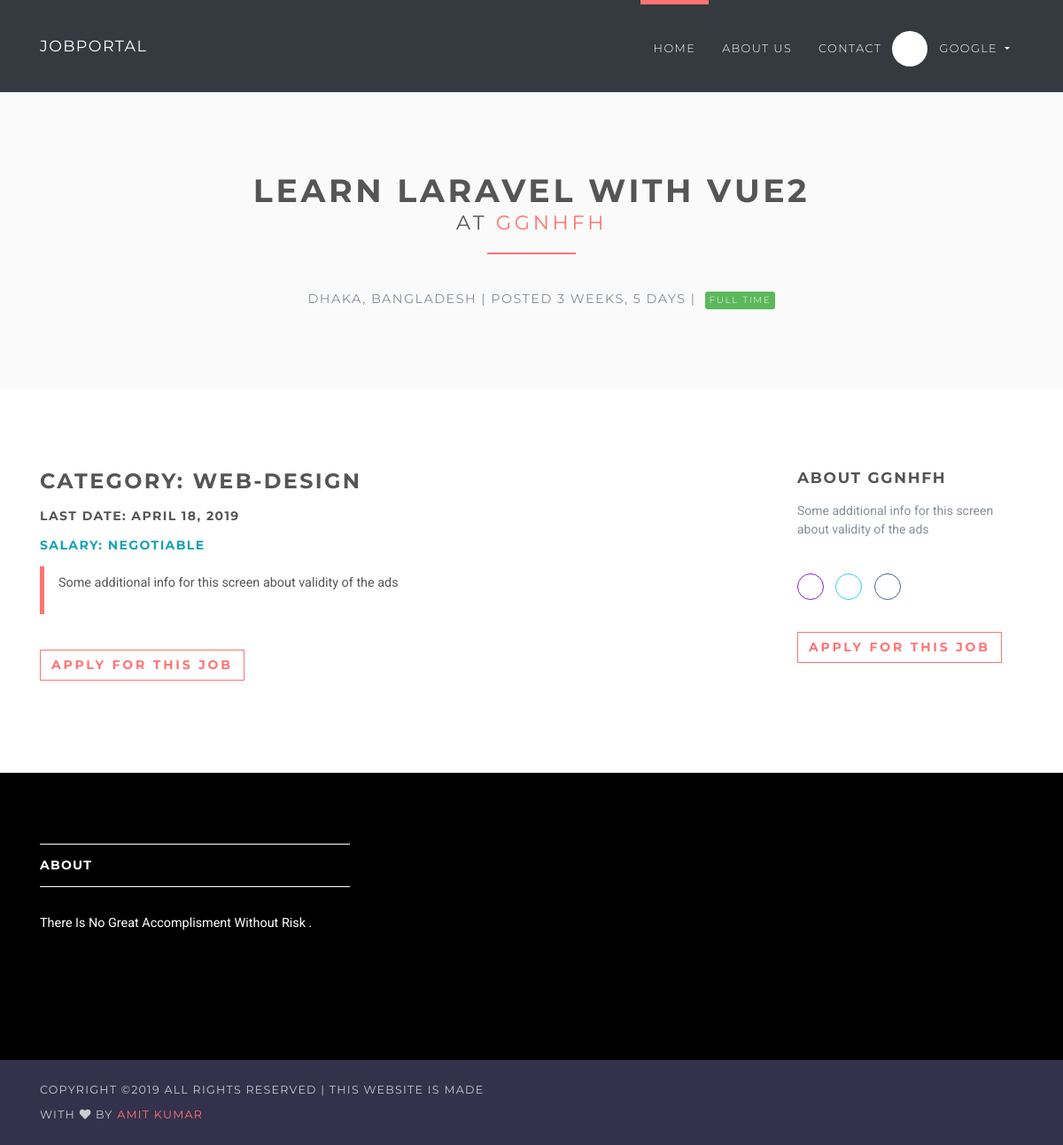
Screenshot of /jobs/1 (signed in) with the database file from the repository.
### accounts/models.py (models this page shows, shortened)
class User(AbstractUser):
    username = None
    role = models.CharField(max_length=12, error_messages={
        'required': "Role must be provided"
    })
    contact_no = models.IntegerField(blank=True)
    gender = models.CharField(max_length=10, blank=True, null=True, default="")
    email = models.EmailField(unique=True, blank=False,
                              error_messages={
                                  'unique': "A user with that email already exists.",
                              })
    USERNAME_FIELD = "email"
    REQUIRED_FIELDS = []
    objects = UserManager()

### jobsapp/models.py (models this page shows, shortened)
class Job(models.Model):
    user = models.ForeignKey(User, on_delete=models.CASCADE)
    title = models.CharField(max_length=300)
    description = models.TextField()
    location = models.CharField(max_length=150)
    type = models.CharField(choices=JOB_TYPE, max_length=10)
    category = models.CharField(max_length=100)
    last_date = models.DateTimeField()
    company_name = models.CharField(max_length=100)
    company_description = models.CharField(max_length=300)
    website = models.CharField(max_length=100, default="")
    created_at = models.DateTimeField(default=timezone.now)
    filled = models.BooleanField(default=False)

### jobsapp/views/home.py (the view)
# urls.py: path('jobs/<int:id>', JobDetailsView.as_view(), name='jobs-detail'),
class JobDetailsView(DetailView):
    model = Job
    template_name = 'jobs/details.html'
    context_object_name = 'job'
    pk_url_kwarg = 'id'
    def get_object(self, queryset=None):
        obj = super(JobDetailsView, self).get_object(queryset=queryset)
        if obj is None:
            raise Http404("Job doesn't exists")
        return obj
    def get(self, request, *args, **kwargs):
        try:
            self.object = self.get_object()
        except Http404:
            raise Http404("Job doesn't exists")
        context = self.get_context_data(object=self.object)
        return self.render_to_response(context)

### jobsapp/templatetags/is_already_applied.py (called while the page is built)
@register.simple_tag(name='is_already_applied')
def is_already_applied(job, user):
    applied = Applicant.objects.filter(job=job, user=user)
    if applied:
        return True
    else:
        return False

### templates/jobs/details.html (shortened to what this page needs)
{% extends 'base.html' %}
{% load static %}
{% load is_already_applied %}
{% block content %}
    <section class="bg-light-gray">
        <div class="container">
            <h1 class="heading">{{ job.title }}<br>
                <small>at <a href="#"> {{ job.company_name }}</a></small>
            </h1>
            <div class="job-detail-description"><i class="fa fa-map-marker job__location"> </i>
                {{ job.location }} | Posted {{ job.created_at|timesince }} |
                {% if job.type == '1' %}
                    <span class="badge featured-badge badge-success">Full time</span>
                {% elif job.type == '2' %}
                    <span class="badge featured-badge badge-primary">Part time</span>
                {% else %}
                    <span style="color: #ffffff;" class="badge featured-badge badge-warning">Internship</span>
                {% endif %}
            </div>
        </div>
    </section>
    <section>
        <div class="container">
            <div class="row">
                <div class="col-lg-8">
                    <h3>Category: {{ job.category }}</h3>
                    <h5>Last date: {{ job.last_date|date }}</h5>
                    <h5 class="text-info">Salary: Negotiable</h5>
                    <blockquote class="blockquote">
                        <p>{{ job.description }}</p>
                    </blockquote>
                    <div class="job-detail__apply-bottom">
                        {% if request.user.is_authenticated %}
                            {% is_already_applied job request.user as is_applied %}
                            {% if is_applied %}
                                <input type="button" class="btn btn-outline-white-primary" value="Already applied"/>
                            {% else %}
                                <form action="{% url 'jobs:apply-job' job.id %}" method="post">
                                    <input type="submit" class="btn btn-outline-white-primary"
                                           value="Apply for this job"/>
                                </form>
                            {% endif %}
                        {% endif %}
                    </div>
                </div>
                <div class="col-lg-1"></div>
                <div class="col-lg-3">
                    <h4>About {{ job.company_name }}</h4>
                    <p class="job-detail__company-description">{{ job.company_description }}</p>
                    <p class="job-detail__social social social--outline">
                        <a href="{{ job.website }}" data-toggle="tooltip" data-placement="top" title="Website"
                           class="link">
                            <i class="fa fa-link"></i>
                        </a>
                        <a href="#" data-toggle="tooltip" data-placement="top" title="Twitter" class="twitter">
                            <i class="fa fa-twitter"></i>
                        </a>
                        <a href="#" data-toggle="tooltip" data-placement="top" title="Facebook" class="facebook">
                            <i class="fa fa-facebook"></i>
                        </a>
                    </p>
                    <div class="job-detail__apply-top">
                        {% if is_applied %}
                            <input type="button" class="btn btn-outline-white-primary" value="Already applied"/>
                        {% else %}
                            <form action="{% url 'jobs:apply-job' job.id %}" method="post">
                                <input type="submit" class="btn btn-outline-white-primary" value="Apply for this job"/>
                            </form>
                        {% endif %}
                    </div>
                </div>
            </div>
        </div>
    </section>
{% endblock %}

### templates/base.html (shortened to what this page needs)
{% load static %}
<html>
<head>
    <link rel="stylesheet" href="https://use.fontawesome.com/releases/v5.8.1/css/all.css">
    <link rel="stylesheet"
          href="{% static 'vendor/bootstrap/css/bootstrap.min.css' %}">
    <link rel="stylesheet"
          href="{% static 'vendor/font-awesome/css/font-awesome.min.css' %}">
    <link rel="stylesheet"
          href="{% static 'vendor/owl.carousel/assets/owl.carousel.css' %}">
    <link rel="stylesheet"
          href="{% static 'vendor/owl.carousel/assets/owl.theme.default.css' %}">
    <link rel="stylesheet" href="{% static 'css/style.default.css' %}"
          id="theme-stylesheet">
    <link rel="stylesheet" href="{% static 'css/custom.css' %}">
</head>
<body>
<header class="header">
     <nav class="navbar navbar-expand-lg navbar-dark ftco_navbar bg-dark ftco-navbar-light" id="ftco-navbar">
        <div class="container">
            <a class="navbar-brand" href=" ">JobPortal</a>
            <div id="navbarSupportedContent" class="collapse navbar-collapse">
                <ul class="navbar-nav ml-auto">
                    <li class="nav-item active">
                        <a href="/" class="nav-link">Home <span class="sr-only">(current)</span></a>
                    </li>
                    <li class="nav-item">
                        <a href="{% url 'accounts:about' %}" class="nav-link">About Us</a>
                    </li>
                    <li class="nav-item">
                        <a href="{% url 'accounts:contact' %}" class="nav-link">Contact</a>
                    </li>
                    {% if request.user.is_authenticated and request.user.role == 'employer' %}
                        <li class="nav-item dropdown">
                            <a id="clientZone" href="#" data-toggle="dropdown"
                               aria-haspopup="true" aria-expanded="false"
                               class="nav-link dropdown-toggle has-img mb-3 mb-lg-0 mt-3 mt-lg-0">
                                <div class="client-menu-image">
                                    <div class="inner">
                                    </div>
                                </div>
                                {% if request.user.role == 'employee' %}
                                    {{ request.user.first_name }} {{ request.user.last_name }}
                                {% else %}
                                    {{ request.user.first_name }}
                                {% endif %}
                            </a>
                        </li>
                    {% endif %}
                </ul>
            </div>
        </div>
    </nav>
</header>
<div>
    {% block content %} {% endblock %}
</div>
<footer class="footer">
    <div class="footer__block">
        <div class="container">
            <div class="row">
                <div class="col-lg-4 col-md-12 mb-5">
                    <h4 class="h5">About</h4>
                    <p>There Is No Great Accomplisment Without Risk . </p>
                </div>
            </div>
        </div>
    </div>
    <div class="footer__copyright">
        <div class="container">
            <div class="row">
                <div class="col-md-6 text-md-left text-center">
                    Copyright &copy;<script>document.write(new Date().getFullYear());</script> All rights reserved | This Website is made with <i class="fas fa-heart"></i> by <a href="" target="_blank">Amit Kumar</a>
                </div>
            </div>
        </div>
    </div>
</footer>
</body>
</html>

### rows the page displays
User: user.first_name "GOOGLE"
Job: title "LEARN LARAVEL WITH VUE2", company_name "GGNHFH", location "DHAKA, BANGLADESH", created_at "3 WEEKS, 5 DAYS", category "WEB-DESIGN", last_date "APRIL 18, 2019", description "Some additional info for this screen about validity of the ads", company_description "Some additional info for this screen about validity of the ads"
